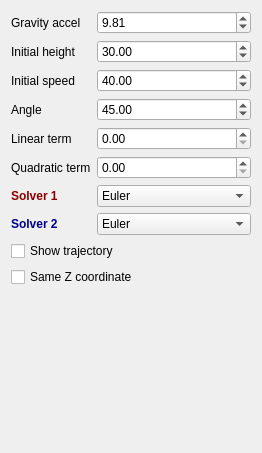
<?xml version="1.0" encoding="UTF-8"?>
<ui version="4.0">
 <class>WidgetProjectiles</class>
 <widget class="QWidget" name="WidgetProjectiles">
  <property name="geometry">
   <rect>
    <x>0</x>
    <y>0</y>
    <width>262</width>
    <height>453</height>
   </rect>
  </property>
  <property name="windowTitle">
   <string>Form</string>
  </property>
  <layout class="QFormLayout" name="formLayout">
   <item row="0" column="0">
    <widget class="QLabel" name="label_2">
     <property name="text">
      <string>Gravity accel</string>
     </property>
    </widget>
   </item>
   <item row="0" column="1">
    <widget class="QDoubleSpinBox" name="gravity">
     <property name="singleStep">
      <double>0.100000000000000</double>
     </property>
     <property name="value">
      <double>9.810000000000000</double>
     </property>
    </widget>
   </item>
   <item row="1" column="0">
    <widget class="QLabel" name="label">
     <property name="text">
      <string>Initial height</string>
     </property>
    </widget>
   </item>
   <item row="1" column="1">
    <widget class="QDoubleSpinBox" name="height">
     <property name="maximum">
      <double>100.000000000000000</double>
     </property>
     <property name="value">
      <double>30.000000000000000</double>
     </property>
    </widget>
   </item>
   <item row="2" column="0">
    <widget class="QLabel" name="label_4">
     <property name="text">
      <string>Initial speed</string>
     </property>
    </widget>
   </item>
   <item row="2" column="1">
    <widget class="QDoubleSpinBox" name="speed">
     <property name="maximum">
      <double>50.000000000000000</double>
     </property>
     <property name="value">
      <double>40.000000000000000</double>
     </property>
    </widget>
   </item>
   <item row="3" column="0">
    <widget class="QLabel" name="label_3">
     <property name="text">
      <string>Angle</string>
     </property>
    </widget>
   </item>
   <item row="3" column="1">
    <widget class="QDoubleSpinBox" name="angle">
     <property name="minimum">
      <double>-90.000000000000000</double>
     </property>
     <property name="maximum">
      <double>90.000000000000000</double>
     </property>
     <property name="value">
      <double>45.000000000000000</double>
     </property>
    </widget>
   </item>
   <item row="6" column="0">
    <widget class="QLabel" name="label_5">
     <property name="styleSheet">
      <string notr="true">font-weight:bold;color:darkred</string>
     </property>
     <property name="text">
      <string>Solver 1</string>
     </property>
    </widget>
   </item>
   <item row="6" column="1">
    <widget class="QComboBox" name="solver1">
     <item>
      <property name="text">
       <string>Euler</string>
      </property>
     </item>
     <item>
      <property name="text">
       <string>Symplectic Euler</string>
      </property>
     </item>
     <item>
      <property name="text">
       <string>Midpoint</string>
      </property>
     </item>
     <item>
      <property name="text">
       <string>RK2</string>
      </property>
     </item>
    </widget>
   </item>
   <item row="7" column="0">
    <widget class="QLabel" name="label_6">
     <property name="styleSheet">
      <string notr="true">font-weight:bold;color:darkblue</string>
     </property>
     <property name="text">
      <string>Solver 2</string>
     </property>
    </widget>
   </item>
   <item row="7" column="1">
    <widget class="QComboBox" name="solver2">
     <item>
      <property name="text">
       <string>Euler</string>
      </property>
     </item>
     <item>
      <property name="text">
       <string>Symplectic Euler</string>
      </property>
     </item>
     <item>
      <property name="text">
       <string>Midpoint</string>
      </property>
     </item>
     <item>
      <property name="text">
       <string>RK2</string>
      </property>
     </item>
    </widget>
   </item>
   <item row="8" column="0" colspan="2">
    <widget class="QCheckBox" name="trajectory">
     <property name="text">
      <string>Show trajectory</string>
     </property>
    </widget>
   </item>
   <item row="9" column="0" colspan="2">
    <widget class="QCheckBox" name="sameZ">
     <property name="text">
      <string>Same Z coordinate</string>
     </property>
    </widget>
   </item>
   <item row="4" column="0">
    <widget class="QLabel" name="label_7">
     <property name="text">
      <string>Linear term</string>
     </property>
    </widget>
   </item>
   <item row="5" column="0">
    <widget class="QLabel" name="label_8">
     <property name="text">
      <string>Quadratic term</string>
     </property>
    </widget>
   </item>
   <item row="4" column="1">
    <widget class="QDoubleSpinBox" name="kLinearSpinBox"/>
   </item>
   <item row="5" column="1">
    <widget class="QDoubleSpinBox" name="kQuadraticSpinBox"/>
   </item>
  </layout>
 </widget>
 <resources/>
 <connections/>
</ui>
